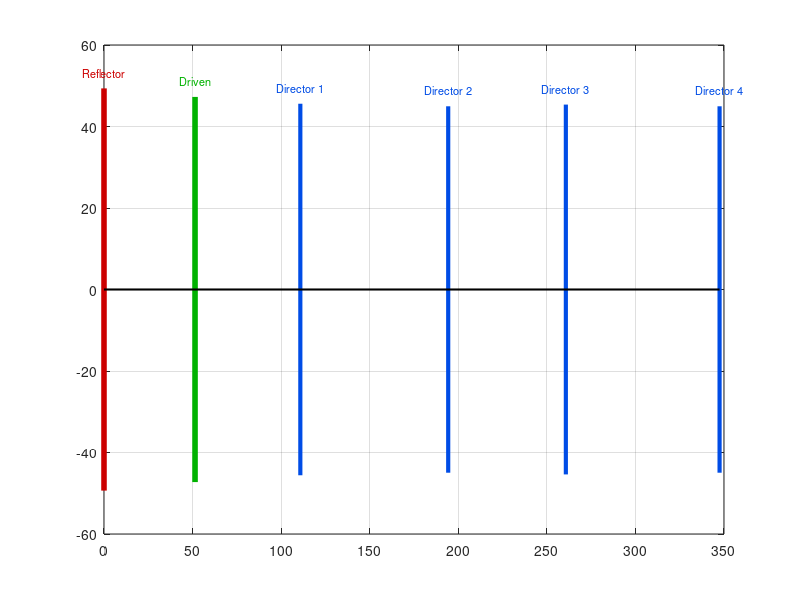

The MATLAB script that drew this image: (Note: this script raises an error after producing the figure.)
%% =========================================================================
%  Crossed Yagi-Uda Antenna for ISS Reception at 145.8 MHz
%  Based on Balanis, Antenna Theory, 3rd ed., Table 10.4 (6-element optimum)
%  Target: LHCP, 13.41 dBi per Yagi
%  Two scripts in one:
%    Section A — uses MATLAB Antenna Toolbox (yagiUda) if available
%    Section B — manual array-factor + half-dipole element pattern (no toolbox needed)
%% =========================================================================
clear; clc; close all;

%% =========================================================================
%  1. PHYSICAL PARAMETERS
%% =========================================================================
c      = 299792458;        % Speed of light [m/s]
f0     = 145.8e6;          % Design frequency [Hz]
lambda = c / f0;           % Wavelength [m]
k      = 2*pi / lambda;    % Wavenumber [rad/m]

fprintf('========================================\n');
fprintf(' Crossed Yagi-Uda — ISS 145.800 MHz\n');
fprintf('========================================\n');
fprintf('Frequency  : %.3f MHz\n', f0/1e6);
fprintf('Wavelength : %.4f m  (%.2f cm)\n', lambda, lambda*100);

%% =========================================================================
%  2. ELEMENT GEOMETRY (Balanis Table 10.4)
%% =========================================================================
% --- Element lengths [fraction of lambda] ---
L_frac = [0.472, 0.452, 0.436, 0.430, 0.434, 0.430];

% --- Element lengths [m] ---
L_m    = L_frac * lambda *(1.017);

% --- Element positions from reflector tip [m] ---
pos_cm = [0.00, 51.40, 110.83, 194.31, 260.72, 347.50];  % cm
pos_m  = pos_cm / 100;

% --- Spacings between consecutive elements [m] ---
% s21, s32, s43, s54, s65
spacings_m = diff(pos_m);

% --- Wire radius [m] (Balanis: a = 0.003369 lambda) ---
a_radius = 0.003369 * lambda;
d_wire   = 2 * a_radius;

% --- Element names ---
elem_names = {'Reflector','Driven','Director 1','Director 2','Director 3','Director 4'};

fprintf('\n--- Element Dimensions ---\n');
fprintf('%-14s  %8s  %12s  %14s\n','Element','L/lambda','Length (cm)','Pos from Ref (cm)');
fprintf('%s\n', repmat('-',1,55));
for i = 1:6
    fprintf('%-14s  %8.3f  %12.2f  %14.2f\n', ...
        elem_names{i}, L_frac(i), L_m(i)*100, pos_cm(i));
end
fprintf('\nWire diameter : %.2f mm (a = %.4f lambda)\n', d_wire*1e3, a_radius/lambda);
fprintf('Total boom    : %.2f cm  (%.4f lambda)\n', pos_cm(end), pos_m(end)/lambda);

%% =========================================================================
%  3. GEOMETRY PLOT — Element Map
%% =========================================================================
figure('Name','Yagi-Uda Geometry','Color','white','Position',[50 600 900 300]);
hold on; grid on; box on;

colors = {[0.8 0 0],[0 0.7 0],[0 0.3 0.9],[0 0.3 0.9],[0 0.3 0.9],[0 0.3 0.9]};
lw     = [4 4 3 3 3 3];
for i = 1:6
    xp  = pos_cm(i);
    hlf = L_m(i)/2 * 100;  % half-arm in cm
    plot([xp xp], [-hlf hlf], '-', 'Color', colors{i}, 'LineWidth', lw(i));
    text(xp, hlf + 4, elem_names{i}, 'HorizontalAlignment','center', ...
         'FontSize',8, 'Color', colors{i});
end
% Boom
plot([0 pos_cm(end)],[0 0],'k-','LineWidth',1.5);
% Lambda/2 reference lines
ref = lambda/2 * 100;
yline(ref,'--','color',[0.5 0.5 0.5],'LineWidth',1,'Label','\lambda/2 = 102.8 cm');
yline(-ref,'--','color',[0.5 0.5 0.5],'LineWidth',1);

xlabel('Position along boom (cm)','FontSize',11);
ylabel('Element half-span (cm)','FontSize',11);
title('Yagi-Uda Antenna Geometry  —  145.800 MHz  (6 Elements, Balanis Table 10.4)',...
      'FontSize',12,'FontWeight','bold');
xlim([-25 385]); ylim([-65 75]);
legend({'Reflector','Driven Element','Directors',...
        'Boom','\lambda/2 reference'}, 'Location','southeast');
set(gca,'FontSize',10);

%% =========================================================================
%  4A. ANTENNA TOOLBOX PATH (requires Antenna Toolbox licence)
%% =========================================================================
if license('test','Antenna_Toolbox')
    fprintf('\n[Antenna Toolbox detected — running full EM simulation]\n');

    % -----------------------------------------------------------------------
    % yagiUda property map (Antenna Toolbox):
    %   Exciter          — driven dipole object  (element 2 in our array)
    %   Reflector        — scalar: reflector length [m]  (element 1)
    %   ReflectorSpacing — scalar: reflector-to-driven spacing [m]  (s21)
    %   NumDirectors     — integer: number of directors  (4 in our case)
    %   DirectorLength   — vector [1 x NumDirectors]: director lengths [m]
    %   DirectorSpacing  — vector [1 x NumDirectors]: driven-to-dir1, dir1-to-dir2… [m]
    % -----------------------------------------------------------------------

    % Build the Yagi — modify the default Exciter in-place (do NOT replace it
    % with a new dipole() object; that breaks the internal element alignment)
    ant                       = yagiUda();
    ant.Exciter.Length        = L_m(2);          % driven element  0.452 λ
    ant.ReflectorLength       = L_m(1);          % reflector       0.472 λ
    ant.ReflectorSpacing      = spacings_m(1);   % s21 = 0.250 λ
    ant.NumDirectors          = 4;               % Dir1…Dir4
    ant.DirectorLength        = L_m(3:end);      % [0.436 0.430 0.434 0.430] λ
    ant.DirectorSpacing       = spacings_m(2:end);% [s32 s43 s54 s65]

    % --- 3D Radiation Pattern ---
    figure('Name','3D Pattern (Toolbox)','Color','white');
    pattern(ant, f0);
    title('3D Radiation Pattern — Single Yagi  145.8 MHz','FontSize',12);
    colorbar;

    % --- E-plane (elevation, phi = 0°) ---
    figure('Name','E-plane','Color','white');
    patternElevation(ant, f0, 0);
    title('E-plane Pattern (φ = 0°)  —  Yagi 145.8 MHz','FontSize',12);

    % --- H-plane (azimuth at theta = 90°) ---
    figure('Name','H-plane','Color','white');
    patternAzimuth(ant, f0, 90);
    title('H-plane Pattern (θ = 90°)  —  Yagi 145.8 MHz','FontSize',12);

    % --- Boresight directivity ---
    % yagiUda boom is along z; end-fire boresight = azimuth=0°, elevation=90°
    D_boresight = pattern(ant, f0, 0, 90);
    fprintf('Computed directivity (boresight): %.2f dBi\n', D_boresight);
    fprintf('Expected (Balanis Table 10.4)   : 13.41 dBi\n');

    % --- Input impedance sweep ---
    f_sweep = linspace(130e6, 165e6, 201);
    figure('Name','Input Impedance','Color','white');
    impedance(ant, f_sweep);
    xline(f0/1e6, 'r--', '145.8 MHz', 'LabelVerticalAlignment','bottom');
    title('Input Impedance vs Frequency  (simple dipole driven element)','FontSize',12);

    % --- S11 vs frequency (ref 50 Ω) ---
    figure('Name','S11','Color','white');
    s = sparameters(ant, f_sweep, 50);
    rfplot(s);
    xline(f0/1e6, 'r--', '145.8 MHz');
    title('S_{11} vs Frequency  (ref 50 Ω)','FontSize',12);

else
    fprintf('\n[Antenna Toolbox NOT available — using manual array-factor method]\n');
    fprintf(' Install the Antenna Toolbox for full EM simulation (Sections 4B below).\n');
end

%% =========================================================================
%  4B. MANUAL ARRAY FACTOR + ELEMENT PATTERN (works WITHOUT Antenna Toolbox)
%% =========================================================================
fprintf('\n--- Manual Array-Factor Calculation ---\n');

%  Angular sweep
theta_deg = linspace(0, 180, 3601);   % 0 = end-fire boresight
theta_rad = deg2rad(theta_deg);

%  --- Approximate excitation of each element ---
%  alpha = -k gives exact end-fire condition: AF maximises at theta=0.
alpha   = -k;
I_amp   = [0.70, 1.00, 0.82, 0.72, 0.68, 0.62];
excit   = I_amp .* exp(1j * alpha * pos_m);

%  Array Factor (boom = z-axis, end-fire toward theta=0)
AF = zeros(size(theta_rad));
for n = 1:6
    AF = AF + excit(n) .* exp(1j * k * pos_m(n) .* cos(theta_rad));
end
AF_norm = abs(AF) ./ max(abs(AF));

%  CORRECT element pattern for x-directed half-dipole in xz E-plane:
%    EP = |cos(pi/2 * sin(theta)) / cos(theta)|
%  Gives EP=1 at theta=0 (boresight) and EP->0 at theta=90 (dipole null).
%  The formula cos(pi/2*cos(theta))/sin(theta) is for a Z-directed dipole
%  and wrongly gives EP=0 at boresight, killing the end-fire beam.
EP       = abs( cos(pi/2 .* sin(theta_rad)) ./ (cos(theta_rad) + 1e-12) );
EP       = EP ./ max(EP);

%  Total normalised pattern
Total    = AF_norm .* EP;
Total    = Total ./ max(Total);
Total_dB = 20*log10(Total + 1e-12);

%  Apply known peak directivity offset from Balanis
D0_dBi        = 13.41;
Total_abs_dBi = Total_dB + D0_dBi;

%  --- Compute approximate HPBW ---
half_pow = Total_dB - max(Total_dB) + 3;   % points where pattern > -3 dB from peak
idx_hp   = find(half_pow >= 0);
if ~isempty(idx_hp)
    HPBW = abs(theta_deg(idx_hp(end)) - theta_deg(idx_hp(1)));
    fprintf('Approximate HPBW (E-plane): %.1f°\n', HPBW);
end

%  --- E-plane polar plot ---
%  E-plane is symmetric about the boom axis (phi=0/180 plane).
%  Right half: polar angle 0→π (theta=0 at top, theta=180 at bottom, clockwise).
%  Left half:  mirror at polar angle 2π-theta (same values, counter-clockwise from top).
figure('Name','E-plane Pattern (Manual AF)','Color','white','Position',[50 50 700 600]);
ax = polaraxes;
polarplot(ax, theta_rad,           Total_abs_dBi, 'b-', 'LineWidth', 2.5);
hold(ax,'on');
polarplot(ax, 2*pi - theta_rad,    Total_abs_dBi, 'b-', 'LineWidth', 2.5);  % left mirror
ax.ThetaZeroLocation = 'top';
ax.ThetaDir          = 'clockwise';
ax.RLim              = [-20  D0_dBi + 1];
ax.RTick             = -20:5:15;
ax.RTickLabel        = arrayfun(@(x) sprintf('%d dBi',x), -20:5:15,'UniformOutput',false);
ax.ThetaTick         = 0:30:330;
ax.FontSize          = 10;
title(ax,'E-plane Radiation Pattern — Single Yagi  145.8 MHz',...
      'FontSize',12,'FontWeight','bold');
legend(ax,{'Forward','Back'},'Location','southeast');

%  --- Cartesian dBi vs angle ---
figure('Name','E-plane Cartesian','Color','white','Position',[760 50 700 400]);
plot(theta_deg, Total_abs_dBi, 'b-', 'LineWidth', 2); hold on;
yline(D0_dBi - 3,'r--','LineWidth',1.2,'Label','-3 dB half-power');
yline(0,'k:','LineWidth',1);
xlabel('θ (degrees)','FontSize',11);
ylabel('Directivity (dBi)','FontSize',11);
title('E-plane Pattern  (Cartesian)  —  Yagi 145.8 MHz','FontSize',12,'FontWeight','bold');
grid on; ylim([-30 15]); xlim([0 180]);
set(gca,'FontSize',10);

%% =========================================================================
%  5. CROSSED YAGI — CIRCULAR POLARIZATION
%% =========================================================================
fprintf('\n========================================\n');
fprintf(' Crossed Yagi — LHCP Analysis\n');
fprintf('========================================\n');

%  Feed phasing
phase_V_deg  =   0;    % Vertical Yagi   (reference)
phase_H_deg  = -90;    % Horizontal Yagi (LHCP: H lags V by 90°)
%  → Swap to +90° for RHCP

fprintf('V-pol Yagi phase : %+d°\n', phase_V_deg);
fprintf('H-pol Yagi phase : %+d°  → LHCP\n', phase_H_deg);
fprintf('(Change H phase to +90° for RHCP)\n');

%  --- λ/4 Phasing Cable Lengths ---
cables = {'RG-58 (VF=0.66)', 'RG-213 (VF=0.66)', 'Aircell-7 (VF=0.84)'};
VFs    = [0.66, 0.66, 0.84];

fprintf('\n--- λ/4 Phase-Delay Cable Lengths ---\n');
for i = 1:length(VFs)
    L_delay = VFs(i) * lambda / 4 * 100;  % cm
    fprintf('  %-20s : %.2f cm\n', cables{i}, L_delay);
end

%  --- Full-sphere pattern of crossed Yagi (2D grid) ---
%  E_V (V-pol Yagi) and E_H (H-pol Yagi) combine with 90° phase
th = linspace(0, pi, 181);
ph = linspace(0, 2*pi, 361);
[TH, PH] = meshgrid(th, ph);

%  Array factor on full sphere (same AF for both Yagis, same geometry)
AF_3D = zeros(size(TH));
for n = 1:6
    % Boom along z for V-Yagi: elements in xz-plane
    AF_3D = AF_3D + excit(n) .* exp(1j * k * pos_m(n) .* cos(TH));
end
AF_3D_norm = abs(AF_3D) ./ max(abs(AF_3D(:)));

%  CORRECT element pattern for x-directed dipole (boom along z):
%  EP = |cos(pi/2 * sin(TH)) / cos(TH)|  — maximum at TH=0 (boresight)
EP_3D = abs( cos(pi/2 .* sin(TH)) ./ (cos(TH) + 1e-12) );
EP_3D = EP_3D ./ max(EP_3D(:));

P_single = (AF_3D_norm .* EP_3D).^2;

%  For crossed Yagi with ideal 90° feed and equal amplitudes:
%  Total power = |E_V|^2 + |E_H|^2  (orthogonal → add powers, not amplitudes)
%  Both Yagis have the same pattern magnitude (same geometry), so:
P_CP = 2 * P_single;   % coherent combination for CP on-axis
P_CP_norm = P_CP ./ max(P_CP(:));

%  Convert to spherical coordinates for surf plot
X = P_CP_norm .* sin(TH) .* cos(PH);
Y = P_CP_norm .* sin(TH) .* sin(PH);
Z = P_CP_norm .* cos(TH);

figure('Name','Crossed Yagi 3D Pattern','Color','white','Position',[50 350 700 600]);
surf(X, Y, Z, 20*log10(P_CP_norm + 1e-6), 'EdgeColor','none');
colormap(jet); colorbar;
clim([-20 0]);
cb = colorbar; cb.Label.String = 'Normalized Level (dB)';
axis equal; axis off;
title('Crossed Yagi-Uda  3D Radiation Pattern  —  LHCP  145.8 MHz',...
      'FontSize',12,'FontWeight','bold');
view(45,30); lighting gouraud; camlight('headlight');

%% =========================================================================
%  6. IMPEDANCE MATCHING CALCULATIONS
%% =========================================================================
fprintf('\n========================================\n');
fprintf(' Impedance Matching\n');
fprintf('========================================\n');

Z_driven   = 25;                          % Ω — approximate from Balanis (with reflector)
Z_folded   = 4 * Z_driven;               % Ω — folded dipole 4:1 step-up
Z_coax_tgt = 50;                          % Ω — target (standard coax)
Z_qwt      = sqrt(Z_folded * Z_coax_tgt); % Ω — required λ/4 transformer
L_qwt_cm   = 0.66 * lambda / 4 * 100;    % cm — (VF=0.66, RG-6 or RG-11, 75 Ω)

fprintf('Simple dipole Z_in         : %.1f Ω\n', Z_driven);
fprintf('Folded dipole Z_in (×4)    : %.1f Ω\n', Z_folded);
fprintf('λ/4 transformer impedance  : %.1f Ω  → use 75 Ω coax (RG-6 / RG-11)\n', Z_qwt);
fprintf('λ/4 transformer length     : %.2f cm  (VF = 0.66)\n', L_qwt_cm);

%  SWR vs frequency — correct transmission-line λ/4 transformer formula:
%    Z_in(f) = Z0t * (ZL + j*Z0t*tan(βl)) / (Z0t + j*ZL*tan(βl))
%  where βl = (π/2)*(f/f0) is the electrical length of the λ/4 section.
f_sw     = linspace(130e6, 165e6, 1001);
Z75      = 75;                               % transformer characteristic impedance
ZL       = Z_folded;                         % load = folded dipole (real, 100 Ω)
beta_l   = (pi/2) .* (f_sw ./ f0);          % electrical length at each frequency
tanBL    = tan(beta_l);
Z_in_match = Z75 .* (ZL + 1j.*Z75.*tanBL) ./ (Z75 + 1j.*ZL.*tanBL);
Gamma    = (Z_in_match - Z_coax_tgt) ./ (Z_in_match + Z_coax_tgt);
SWR      = (1 + abs(Gamma)) ./ max(1 - abs(Gamma), 1e-9);

figure('Name','SWR vs Frequency','Color','white','Position',[760 400 700 400]);
plot(f_sw/1e6, SWR, 'b-', 'LineWidth', 2); hold on;
yline(1.5, 'r--', 'LineWidth',1.2, 'Label','SWR = 1.5');
yline(2.0, 'm--', 'LineWidth',1.2, 'Label','SWR = 2.0');
xline(f0/1e6,'k:','LineWidth',1.5,'Label','145.8 MHz');
xlabel('Frequency (MHz)','FontSize',11);
ylabel('SWR (ref 50 Ω)','FontSize',11);
title('SWR vs Frequency — Folded Dipole + 75 Ω λ/4 Transformer','FontSize',12,'FontWeight','bold');
grid on; ylim([1 4]); xlim([130 165]);
set(gca,'FontSize',10);

%% =========================================================================
%  7. LINK BUDGET SUMMARY
%% =========================================================================
fprintf('\n========================================\n');
fprintf(' Expected Link Performance\n');
fprintf('========================================\n');

G_yagi       = 13.41;    % dBi per Yagi
G_CP_circ    = G_yagi;   % dBi — CP signal (both Yagis add coherently, no loss)
G_CP_linear  = G_yagi - 3.0;  % dBi — LP signal (−3 dB penalty)
G_LP_worst   = -Inf;     % dBi — LP Yagi, polarisation 90° off
G_LP_aligned = G_yagi;   % dBi — LP Yagi, perfectly aligned

fprintf('Antenna type           Gain (dBi)   Note\n');
fprintf('%s\n', repmat('-',1,60));
fprintf('Single Yagi (LP)        %6.2f     best case (full alignment)\n', G_LP_aligned);
fprintf('Single Yagi (LP)          -Inf     worst case (90° misalign)\n');
fprintf('Crossed Yagi (CP, LP in)%6.2f     always — 3 dB penalty only\n', G_CP_linear);
fprintf('Crossed Yagi (CP, CP in)%6.2f     full gain, no Faraday loss\n', G_CP_circ);

fprintf('\n--- Phasing Delay Line Summary ---\n');
for i = 1:length(VFs)
    L_delay = VFs(i) * lambda / 4 * 100;
    fprintf('  %-20s : %.2f cm  (90° delay for LHCP)\n', cables{i}, L_delay);
end

fprintf('\n========================================\n');
fprintf(' SIMULATION COMPLETE\n');
fprintf('========================================\n');
fprintf('Figures generated:\n');
fprintf('  1. Yagi Geometry (element map)\n');
fprintf('  2. E-plane Pattern — polar  (manual AF)\n');
fprintf('  3. E-plane Pattern — Cartesian\n');
fprintf('  4. Crossed Yagi 3D Pattern  (LHCP)\n');
fprintf('  5. SWR vs Frequency\n');
if license('test','Antenna_Toolbox')
    fprintf('  6. 3D Pattern (Toolbox — full EM)\n');
    fprintf('  7. E-plane (Toolbox)\n');
    fprintf('  8. H-plane (Toolbox)\n');
    fprintf('  9. Input Impedance (Toolbox)\n');
    fprintf(' 10. S11 (Toolbox)\n');
end
